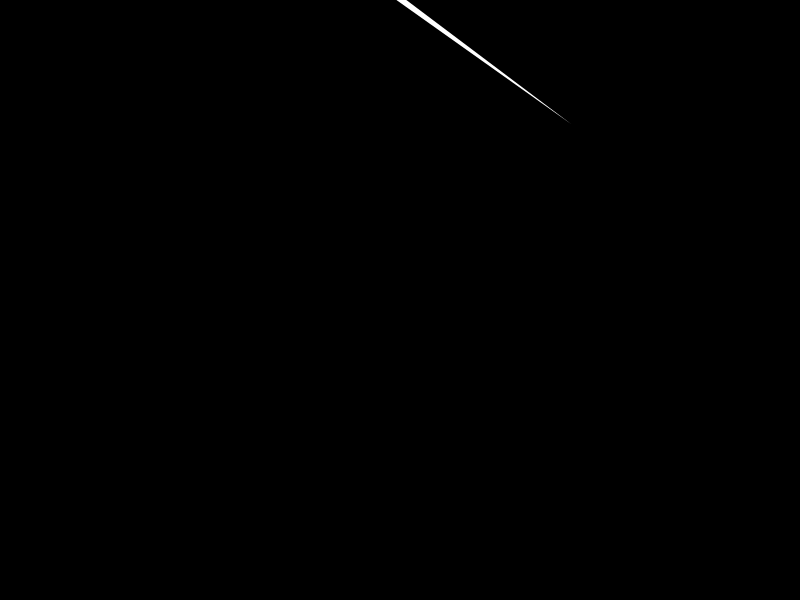
Frame 1 (no input)
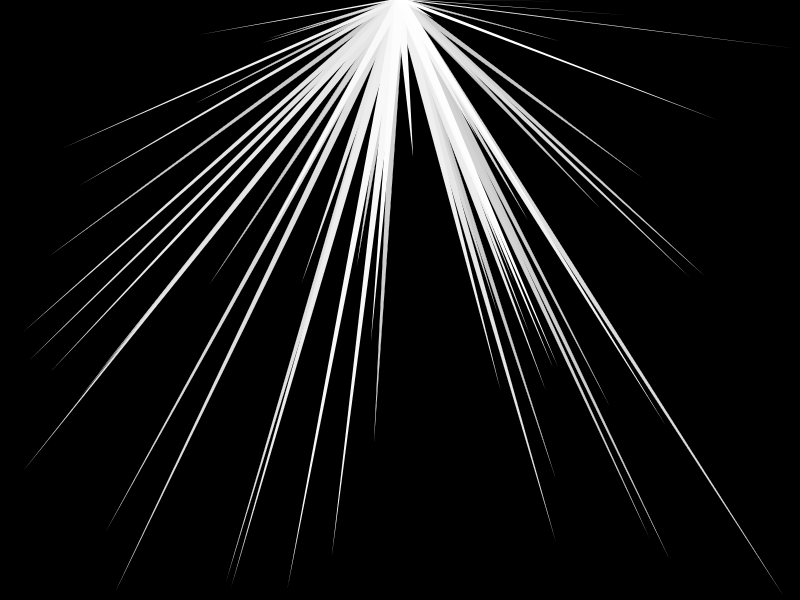
Frame 60 (no input)
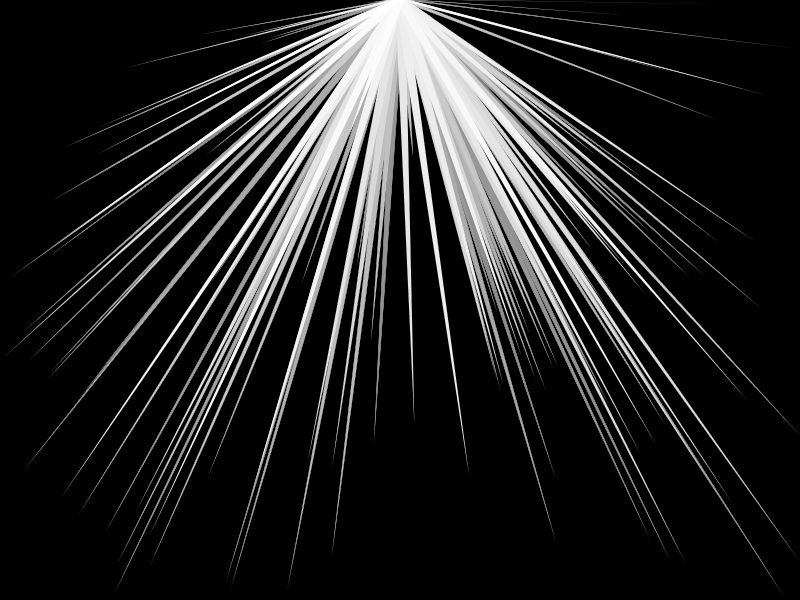
Frame 120 (the mouse pressed at the canvas centre since frame 60)

The p5.js sketch that drew these frames (run headless with seeded random() and noise() and a simulated clock; from frame 60 on, the mouse is pressed at the canvas centre):

// p5.js sketch
// ── sketch.js
function setup() {
  createCanvas(displayWidth, displayHeight);
  clear();
  background(0);
  noStroke();
}

function draw() {
  // slightly wash out canvas with black
  fill(0, 0, 0, 1);
  rect(0, 0, displayWidth, displayHeight);

  // draw a triangle from the top center
  var widthCenter = displayWidth / 2;
  fill(255, 255, 255);
  triangle(widthCenter - 5, -1, widthCenter + 5, -1, random(displayWidth), random(displayHeight));
}
